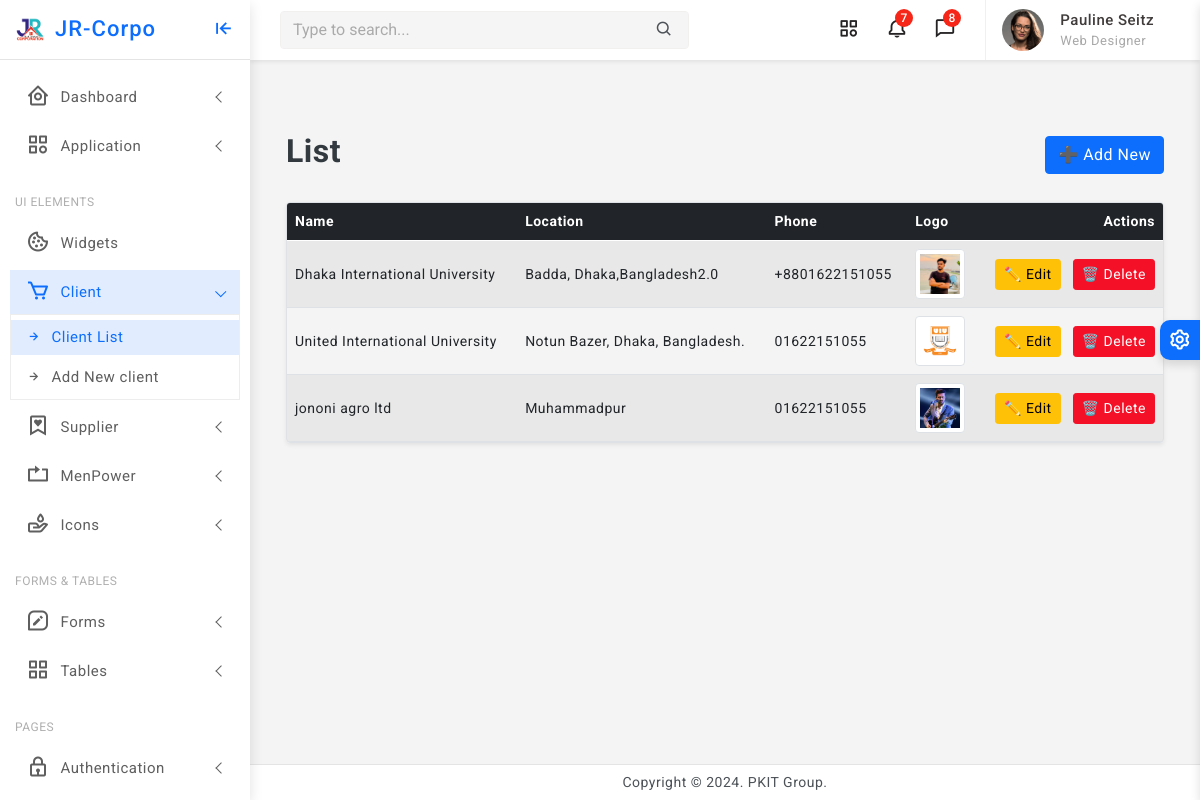
The app's page /companies/, older data.
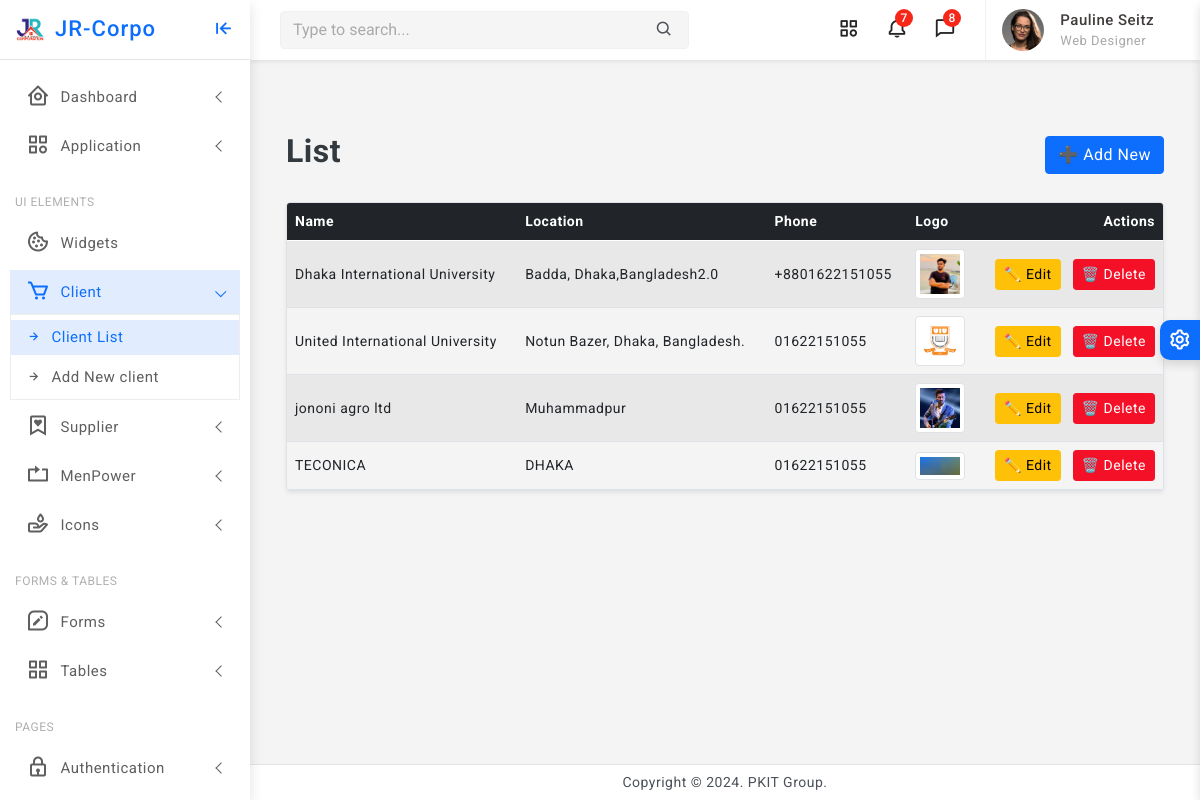
The same page, newer data.
### core/models.py (models this page shows, shortened)
class Organization(models.Model):
    name = models.CharField(max_length=255, unique=True)
    location = models.CharField(max_length=255)
    phone = models.CharField(max_length=20)
    logo = models.ImageField(upload_to='media/logos/', blank=True, null=True)
    created_at = models.DateTimeField(auto_now_add=True)
    updated_at = models.DateTimeField(auto_now=True)
    class Meta:
        abstract = True

class Company(Organization):
    pass

### core/views.py (the view)
# urls.py: path('companies/', views.company_list, name='company_list'),
def company_list(request):
    companies = Company.objects.all()
    return render(request, 'companie/company_list.html', {'companies': companies})

### core/templates/companie/company_list.html
{% extends 'partials/base0.html' %}
{% block content %}
{% load static %}
<div class="container my-5">
    <div class="d-flex justify-content-between align-items-center mb-4">
        <h2 class="fw-bold">{{ title }} List</h2>
        <a href="{% url 'company_create' %}" class="btn btn-primary">➕ Add New {{ title }}</a>
    </div>
    <div class="table-responsive shadow-sm rounded border">
        <table class="table table-striped table-hover align-middle mb-0">
            <thead class="table-dark">
                <tr>
                    <th>Name</th>
                    <th>Location</th>
                    <th>Phone</th>
                    <th>Logo</th>
                    <th class="text-end">Actions</th>
                </tr>
            </thead>
            <tbody>
                {% for item in companies %}
                <tr>
                    <td>{{ item.name }}</td>
                    <td>{{ item.location }}</td>
                    <td>{{ item.phone }}</td>
                    <td>
                        {% if item.logo %}
                            <img src="{{ item.logo.url }}" alt="Logo" class="img-thumbnail" style="width: 50px; height: auto;">
                        {% else %}
                            <span class="text-muted">No Logo</span>
                        {% endif %}
                    </td>
                    <td class="text-end">
                        <a href="{{ edit_url_prefix }}{{ item.id }}/edit/" class="btn btn-sm btn-warning me-2">✏️ Edit</a>
                        <a href="{{ edit_url_prefix }}{{ item.id }}/delete/" class="btn btn-sm btn-danger" onclick="return confirm('Are you sure you want to delete this?')">🗑️ Delete</a>
                    </td>
                </tr>
                {% empty %}
                <tr>
                    <td colspan="5" class="text-center text-muted py-4">No {{ title }} found.</td>
                </tr>
                {% endfor %}
            </tbody>
        </table>
    </div>
</div>
{% endblock %}

Row changes from the older to the newer data that the page shows:
added Company: name "TECONICA", location "DHAKA", phone "01622151055", logo (picture)
